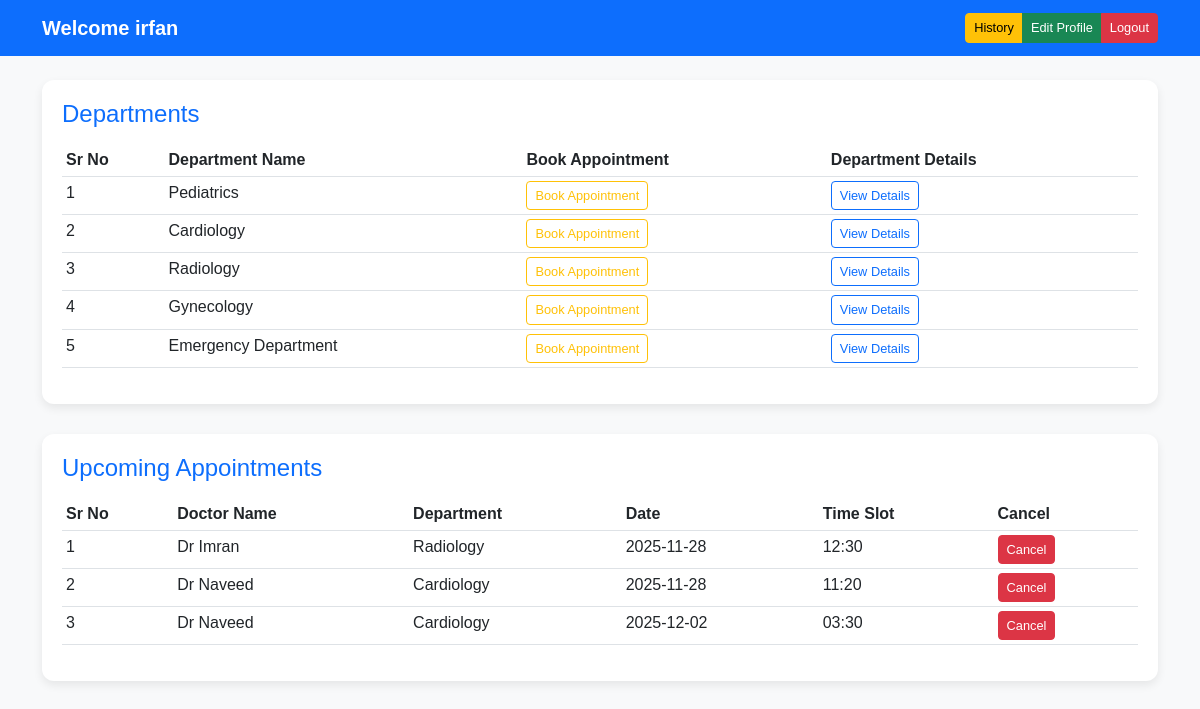
/patient/dashboard (signed in), run on an earlier commit of the app's database.
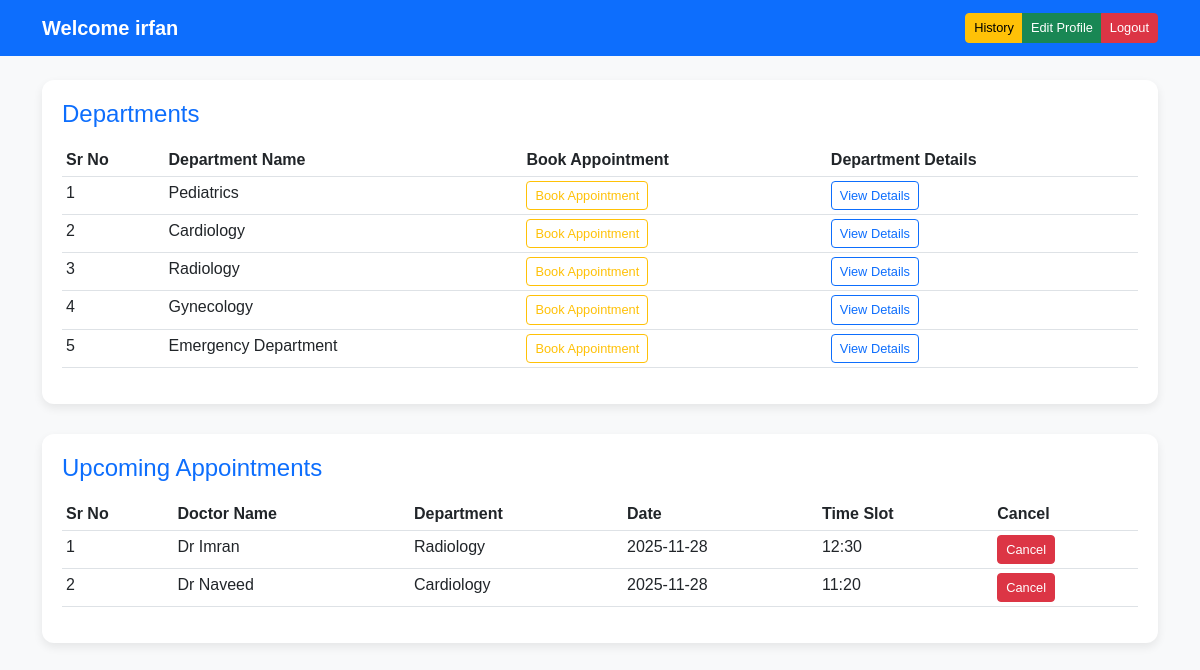
And on a later commit of the database.
### application/models.py (models this page shows)
class Patient(db.Model):
    id = db.Column(db.Integer, primary_key=True)
    name = db.Column(db.String(100), nullable=False)
    email = db.Column(db.String(100), unique=True)
    phone = db.Column(db.String(20))
    user_id = db.Column(db.Integer, db.ForeignKey('user.id'))

class Department(db.Model):
    id = db.Column(db.Integer, primary_key=True)
    name = db.Column(db.String(100), nullable=False)
    details = db.Column(db.Text)

class Appointment(db.Model):
    id = db.Column(db.Integer, primary_key=True)
    patient_id = db.Column(db.Integer, db.ForeignKey('patient.id'))
    doctor_id = db.Column(db.Integer, db.ForeignKey('doctor.id'))
    department_id = db.Column(db.Integer, db.ForeignKey('department.id'))
    date = db.Column(db.String(20))
    slot = db.Column(db.String(20))
    status = db.Column(db.String(20), default='Scheduled')
    doctor = db.relationship('Doctor', backref='appointments')
    department = db.relationship('Department', backref='appointments')
    patient = db.relationship('Patient', backref='appointments')

class Doctor(db.Model):
    id = db.Column(db.Integer, primary_key=True)
    name = db.Column(db.String(100), nullable=False)
    email = db.Column(db.String(100), unique=True)
    phone = db.Column(db.String(20), nullable=False)
    experience = db.Column(db.Integer)
    details = db.Column(db.Text)
    available_slots = db.Column(db.Text)  # Could store JSON string for slots
    department_id = db.Column(db.Integer, db.ForeignKey('department.id'))
    department = db.relationship('Department', backref='doctors')

### application/controllers.py (the view)
    @app.route('/patient/dashboard')
    def patient_dashboard():
        if 'role' not in session or session['role'] != 'patient':
            flash("Access denied!", "danger")
            return redirect(url_for('login'))
        user_id = session.get('user_id')
        patient = Patient.query.filter_by(user_id=user_id).first()
        if not patient:
            flash("Patient record not found!", "danger")
            return redirect(url_for('login'))
        departments = Department.query.all()
        upcoming_appointments = Appointment.query.filter_by(patient_id=patient.id).order_by(Appointment.date.asc()).all()
        return render_template(
            'patient_dash.html',
            patient=patient,
            departments=departments,
            upcoming_appointments=upcoming_appointments
        )

### templates/patient_dash.html (shortened to what this page needs)
<!DOCTYPE html>
<html lang="en">
<head>
    <link href="https://cdn.jsdelivr.net/npm/bootstrap@5.3.0/dist/css/bootstrap.min.css" rel="stylesheet">
</head>
<body>
<nav class="navbar navbar-expand-lg">
    <div class="container">
        <a class="navbar-brand">Welcome {{ patient.name }}</a>
        <div class="ms-auto btn-group">
            <a href="/patient/history" class="btn btn-warning btn-sm">History</a>
            <a href="/patient/profile/edit" class="btn btn-success btn-sm">Edit Profile</a>
            <a href="/logout" class="btn btn-danger btn-sm">Logout</a>
        </div>
    </div>
</nav>
<div class="container mt-4">
    <div class="table-section">
        <h4>Departments</h4>
        <table class="table table-hover table-sm">
            <thead>
                <tr>
                    <th>Sr No</th>
                    <th>Department Name</th>
                    <th>Book Appointment</th>
                    <th>Department Details</th>
                </tr>
            </thead>
            <tbody>
                {% for dept in departments %}
                <tr>
                    <td>{{ loop.index }}</td>
                    <td>{{ dept.name }}</td>
                    <td>
                        <a href="{{ url_for('book_appointment', department_id=dept.id) }}">
                            <button type="button" class="btn btn-outline-warning btn-sm">Book Appointment</button>
                        </a>
                    </td>
                    <td>
                        <a href="/department/{{ dept.id }}">
                            <button type="button" class="btn btn-outline-primary btn-sm">View Details</button>
                        </a>
                    </td>
                </tr>
                {% endfor %}
            </tbody>
        </table>
    </div>
    <div class="table-section">
        <h4>Upcoming Appointments</h4>
        <table class="table table-hover table-sm">
            <thead>
                <tr>
                    <th>Sr No</th>
                    <th>Doctor Name</th>
                    <th>Department</th>
                    <th>Date</th>
                    <th>Time Slot</th>
                    <th>Cancel</th>
                </tr>
            </thead>
            <tbody>
                {% for appt in upcoming_appointments %}
                <tr>
                    <td>{{ loop.index }}</td>
                    <td>{{ appt.doctor.name }}</td>
                    <td>{{ appt.department.name }}</td>
                    <td>{{ appt.date }}</td>
                    <td>{{ appt.slot }}</td>
                    <td>
                        <form action="{{ url_for('cancel_appointment', appointment_id=appt.id) }}" method="POST" style="display:inline;">
                            <button type="submit" class="btn btn-sm btn-danger" onclick="return confirm('Are you sure you want to cancel?');">Cancel</button>
                        </form>
                    </td>
                </tr>
                {% endfor %}
            </tbody>
        </table>
    </div>
</div>
</body>
</html>

### templates/patient_dash.html (style rules this page uses)
body { background: #f8f9fa; font-family: Arial, sans-serif; }
.navbar { background: #0d6efd; }
.navbar-brand, .nav-link, .navbar-text { color: white !important; font-weight: 600; }
.dashboard-card, .table-section { background: white; border-radius: 12px; padding: 20px; box-shadow: 0 4px 10px rgba(0,0,0,0.08); margin-bottom: 30px; }
h4 { color: #0d6efd; margin-bottom: 15px; }
.btn-sm { font-size: 0.8rem; }

What changed in the data, as far as the page shows it:
removed Appointment: doctor.name "Dr Naveed", department.name "Cardiology", date "2025-12-02", slot "03:30"
